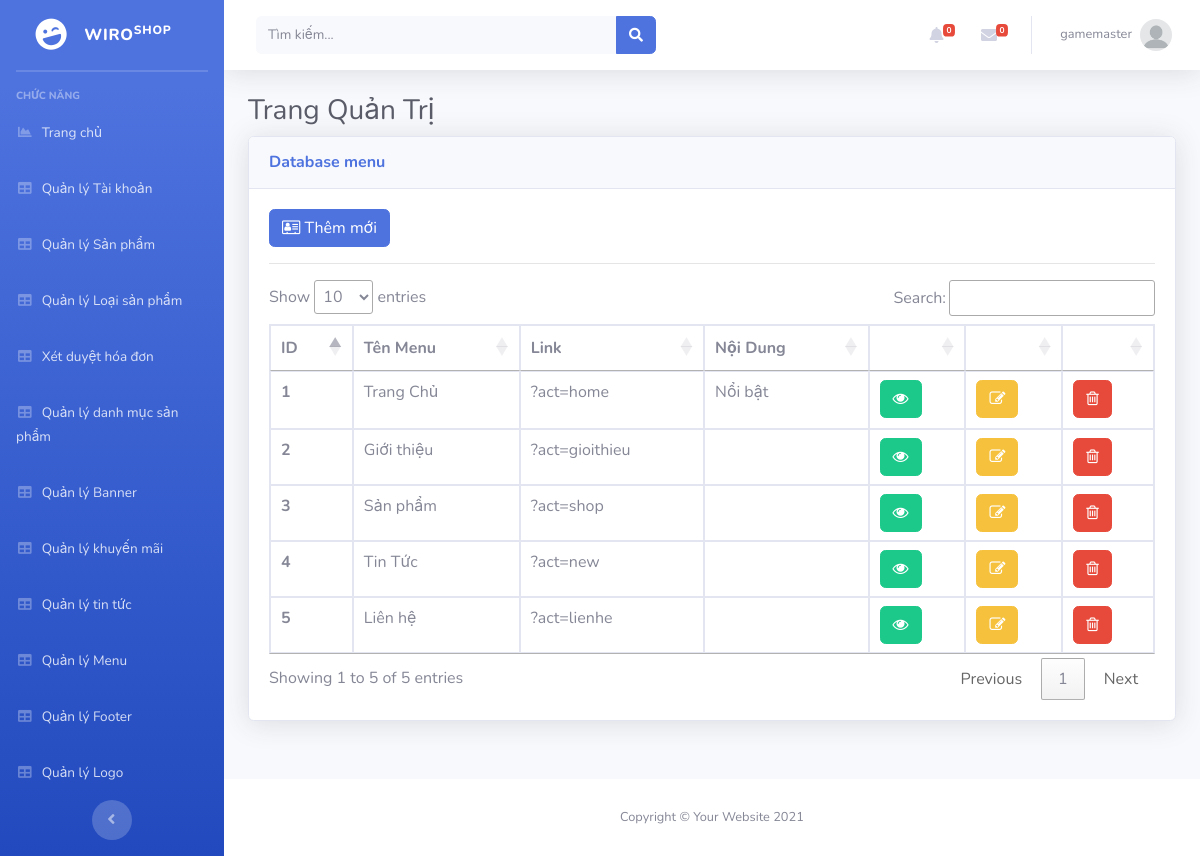
The page /Admin/index.php?mod=menu (signed in) on the database its author committed.
### tables this page shows
CREATE TABLE `menu` (
  `id` int(11) NOT NULL,
  `TenMenu` varchar(255) NOT NULL,
  `Link` varchar(255) NOT NULL,
  `NoiDung` longtext NOT NULL
);

### Admin/MVC/controllers/MenuController.php (called while the page is built, shortened)
<?php
require_once("MVC/Models/menu.php");
class MenuController
{
	var $menu_model;
	function __construct()
	{
		$this->menu_model = new Menu();
	}
	public function list()
	{
		$data = $this->menu_model->All();
		require_once("MVC/Views/Admin/index.php");
	}
}

### Admin/MVC/Models/connection.php (called while the page is built, shortened)
<?php
    class Connection{
        function __construct()
        {
            $severname ="localhost";
            $username ="root";
            $password ="";
            $db_name ="wiroshop";
            $this->conn = new mysqli($severname,$username,$password,$db_name);
        }
    }
?>

### Admin/MVC/Models/model.php (called while the page is built, shortened)
<?php
require_once("connection.php");
class Model
{
    var $table;
    var $contens;
    function __construct()
    {
        $conn_obj = new Connection();
        $this->conn = $conn_obj->conn;
    }
    function All()
    {
        $query = "select * from $this->table ORDER BY $this->contens DESC ";
        require("result.php");
        return $data;
    }
}

### Admin/MVC/Models/result.php (called while the page is built)
<?php
$result = $this->conn->query($query);
$data = array();
while ($row = $result->fetch_assoc()) {
    $data[] = $row;
}
?>

### Admin/MVC/Views/menu/list.php (the view, shortened to what this page needs)
<?php if (isset($_SESSION['isLogin_Admin']) && $_SESSION['isLogin_Admin'] == true) { ?>
<a href="?mod=menu&act=add" type="button" class="btn btn-primary"><i class="fa fa-address-card-o" aria-hidden="true"></i>&nbsp;Thêm mới</a>
<?php } ?>
<hr>
<table class="table table-bordered" id="dataTable" width="100%" cellspacing="0">
  <thead>
    <tr>
      <th scope="col">ID</th>
      <th scope="col">Tên Menu</th>
      <th scope="col">Link</th>
      <th scope="col">Nội Dung</th>
      <th></th>
      <th></th>
      <th></th>
    </tr>
  </thead>
  <tbody>
    <?php foreach ($data as $row) { ?>
      <tr>
        <th scope="row"><?= $row['id'] ?></th>
        <td><?= $row['TenMenu'] ?></td>
        <td><?= $row['Link'] ?></td>
        <td><?= $row['NoiDung'] ?></td>
        <td>
          <a href="../index.php?act=home" type="button" class="btn btn-success" target="_blank"><i class="fa fa-eye" aria-hidden="true"></i></a>
        </td>
        <td>
           <?php if (isset($_SESSION['isLogin_Admin']) && $_SESSION['isLogin_Admin'] == true) { ?>
          <a href="?mod=menu&act=edit&id=<?= $row['id'] ?>" type="button" class="btn btn-warning"><i class="fa fa-pencil-square-o" aria-hidden="true"></i></a>
          <?php } ?>
        </td>
        <td>
           <?php if (isset($_SESSION['isLogin_Admin']) && $_SESSION['isLogin_Admin'] == true) { ?>
          <a href="?mod=menu&act=delete&id=<?= $row['id'] ?>" onclick="return confirm('Bạn có thật sự muốn xóa ?');" type="button" class="btn btn-danger"><i class="fa fa-trash-o" aria-hidden="true"></i></a>
          <?php } ?>
        </td>
      </tr>
    <?php } ?>
  </tbody>
</table>

### rows shown on the page
menu: id "5", TenMenu "Liên hệ", Link "?act=lienhe"
menu: id "4", TenMenu "Tin Tức", Link "?act=new"
menu: id "3", TenMenu "Sản phẩm", Link "?act=shop"
menu: id "2", TenMenu "Giới thiệu", Link "?act=gioithieu"
menu: id "1", TenMenu "Trang Chủ", Link "?act=home", NoiDung "Nổi bật"

### other values the page prints
$_SESSION['login']['TaiKhoan'] "gamemaster"
$mod "menu"
